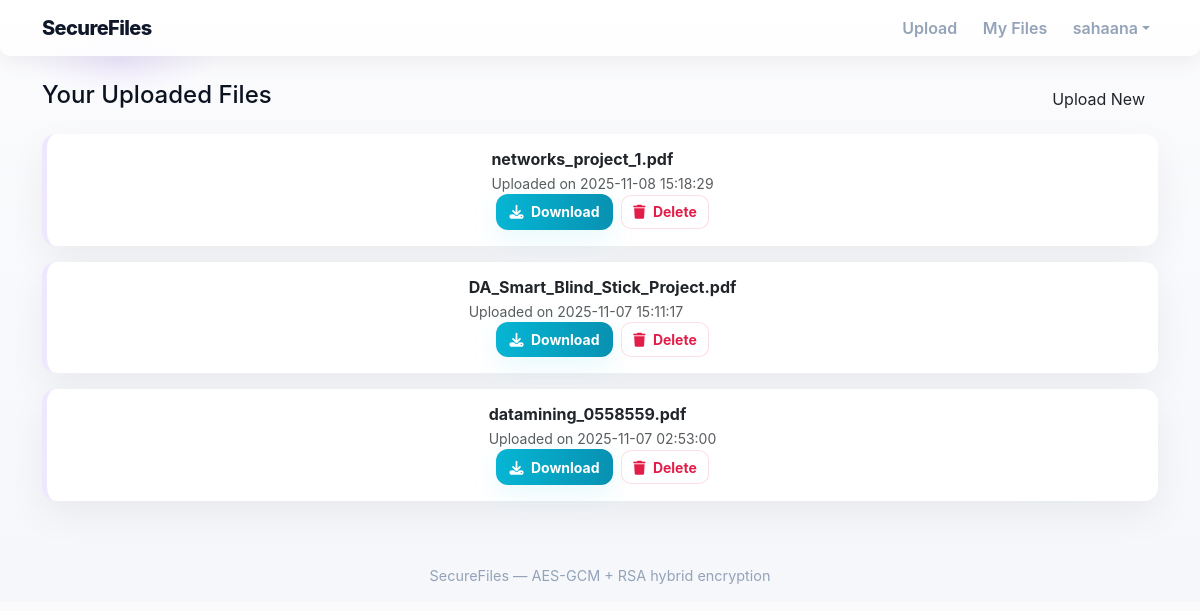
Screenshot of /files (signed in) with the database file from the repository.
### app.py (models this page shows)
class User(db.Model, UserMixin):
    __tablename__ = "users"
    id = db.Column(db.Integer, primary_key=True)
    username = db.Column(db.String(150), unique=True, nullable=False)
    password_hash = db.Column(db.String(255), nullable=False)
    created_at = db.Column(db.DateTime, default=datetime.utcnow)

class FileMeta(db.Model):
    __tablename__ = "files"
    id = db.Column(db.Integer, primary_key=True)
    owner_id = db.Column(db.Integer, db.ForeignKey("users.id"), nullable=False)
    original_name = db.Column(db.String(300), nullable=False)
    stored_name = db.Column(db.String(400), nullable=False)
    enc_key = db.Column(db.LargeBinary, nullable=False)   # RSA-encrypted AES key
    nonce = db.Column(db.LargeBinary, nullable=False)
    sha256 = db.Column(db.String(64), nullable=False)
    uploaded_at = db.Column(db.DateTime, default=datetime.utcnow)
    owner = db.relationship("User", backref="files")

### app.py (the view)
@app.route("/files")
@login_required
def list_files():
    user_files = FileMeta.query.filter_by(owner_id=current_user.id).order_by(FileMeta.uploaded_at.desc()).all()
    files_with_size = []
    for f in user_files:
        stored_path = os.path.join(app.config["UPLOAD_FOLDER"], f.stored_name)
        try:
            size = os.path.getsize(stored_path) if os.path.exists(stored_path) else 0
        except Exception:
            size = 0
        files_with_size.append((f.id, f.original_name, f.uploaded_at, size))
    return render_template("files.html", files=files_with_size)

### app.py (called while the page is built)
@login_manager.user_loader
def load_user(user_id):
    return User.query.get(int(user_id))

### templates/files.html (shortened to what this page needs)
{% extends "base.html" %}
{% block body %}
<div class="d-flex justify-content-between align-items-center mb-3">
  <h4>Your Uploaded Files</h4>
  <a href="{{ url_for('index') }}" class="btn btn-outline-secondary-soft">Upload New</a>
</div>
{% if files|length == 0 %}
  <div class="card card-float p-4 text-center small text-muted">No files uploaded yet.</div>
{% else %}
  <div class="row g-3">
    {% for id, name, uploaded_at, size in files %}
      <div class="col-12">
        <div class="card card-float p-3 file-card d-flex justify-content-between align-items-center fade-up">
          <div>
            <h6 class="mb-1" style="font-weight:700;">{{ name }}</h6>
            <div class="small text-muted">
              {% if uploaded_at %}Uploaded on {{ uploaded_at.strftime('%Y-%m-%d %H:%M:%S') }}{% endif %}
            </div>
          </div>
          <div class="d-flex gap-2 align-items-center">
            <a class="btn btn-teal btn-sm" href="{{ url_for('download', file_id=id) }}">
              <i class="fa fa-download me-1"></i> Download
            </a>
            <button class="btn btn-outline-danger-custom btn-sm" onclick="confirmDelete({{ id }}, this)">
              <i class="fa fa-trash me-1"></i> Delete
            </button>
          </div>
        </div>
      </div>
    {% endfor %}
  </div>
{% endif %}
{% endblock %}

### templates/base.html (shortened to what this page needs)
<!doctype html>
<html lang="en">
<head>
  <link href="https://cdn.jsdelivr.net/npm/bootstrap@5.3.3/dist/css/bootstrap.min.css" rel="stylesheet">
  <link href="https://cdnjs.cloudflare.com/ajax/libs/font-awesome/6.5.0/css/all.min.css" rel="stylesheet">
  <link href="https://cdn.jsdelivr.net/npm/sweetalert2@11/dist/sweetalert2.min.css" rel="stylesheet">
</head>
<body>
  <nav class="navbar navbar-expand-lg">
    <div class="container">
      <a class="navbar-brand" href="{{ url_for('index') }}">SecureFiles</a>
      <div class="collapse navbar-collapse" id="navMain">
        <ul class="navbar-nav ms-auto align-items-center" style="gap:.6rem;">
          <li class="nav-item"><a class="nav-link" href="{{ url_for('index') }}">Upload</a></li>
          <li class="nav-item"><a class="nav-link" href="{{ url_for('list_files') }}">My Files</a></li>
          {% if current_user.is_authenticated %}
            <li class="nav-item dropdown">
              <a class="nav-link dropdown-toggle" href="#" id="userMenu" data-bs-toggle="dropdown">{{ current_user.username }}</a>
            </li>
          {% else %}
            <li class="nav-item"><a class="nav-link" href="{{ url_for('login') }}">Login</a></li>
            <li class="nav-item"><a class="btn btn-accent ms-2" href="{{ url_for('register') }}">Register</a></li>
          {% endif %}
        </ul>
      </div>
    </div>
  </nav>
  <main class="container my-4">
    {% block body %}{% endblock %}
  </main>
  <footer>SecureFiles — AES-GCM + RSA hybrid encryption</footer>
</body>
</html>

### templates/base.html (style rules this page uses)
:root { --bg-1: #0f172a; --accent: #7c3aed; --accent-2: #06b6d4; --card: #ffffff; --muted: #94a3b8; --glass: rgba(255,255,255,0.06); }
body { margin:0; font-family: Inter, "Segoe UI", Roboto, Arial, sans-serif; background: radial-gradient(1200px 400px at 10% 10%, rgba(124,58,237,0.10), transparent 8%), radial-gradient(900px 300px at 88% 80%, rgba(6,182,212,0.06), transparent 8%), linear-gradient(180deg, #fbfbfd 0%, #f5f7fb 100%); color: #0b1220; -webkit-font-smoothing:antialiased; -moz-osx-font-smoothing:grayscale; }
.navbar { background: linear-gradient(180deg, rgba(255,255,255,0.9), rgba(255,255,255,0.85)); box-shadow: 0 6px 20px rgba(15,23,42,0.06); border-bottom-left-radius: 10px; border-bottom-right-radius: 10px; }
.navbar-brand { font-weight:800; color:var(--bg-1); letter-spacing: -0.6px; }
.nav-link { color: var(--muted); font-weight:600; }
.card-float { background: var(--card); border-radius: 14px; box-shadow: 0 14px 38px rgba(10,12,20,0.06); transition: transform .15s ease, box-shadow .15s ease; border: none; }
.file-card { border-left: 5px solid rgba(124,58,237,0.12); }
.btn-teal { background: linear-gradient(90deg,var(--accent-2), #0891b2); color:white; border:none; border-radius:12px; padding:.45rem .85rem; font-weight:700; box-shadow: 0 8px 28px rgba(6,182,212,0.10); }
.btn-outline-danger-custom { color:#e11d48; border: 1px solid rgba(225,29,72,0.14); background: white; border-radius: 10px; padding: .35rem .7rem; font-weight:700; }
.fade-up { animation: fadeUp .45s cubic-bezier(.2,.9,.3,1) both; }
footer { text-align:center; color:var(--muted); padding:2rem 0 1rem; font-size:0.9rem; margin-top:2rem; }

### rows the page displays
User: username "sahaana"
FileMeta: original_name "networks_project_1.pdf", strftime "2025-11-08 15:18:29"
FileMeta: original_name "DA_Smart_Blind_Stick_Project.pdf", strftime "2025-11-07 15:11:17"
FileMeta: original_name "datamining_0558559.pdf", strftime "2025-11-07 02:53:00"
